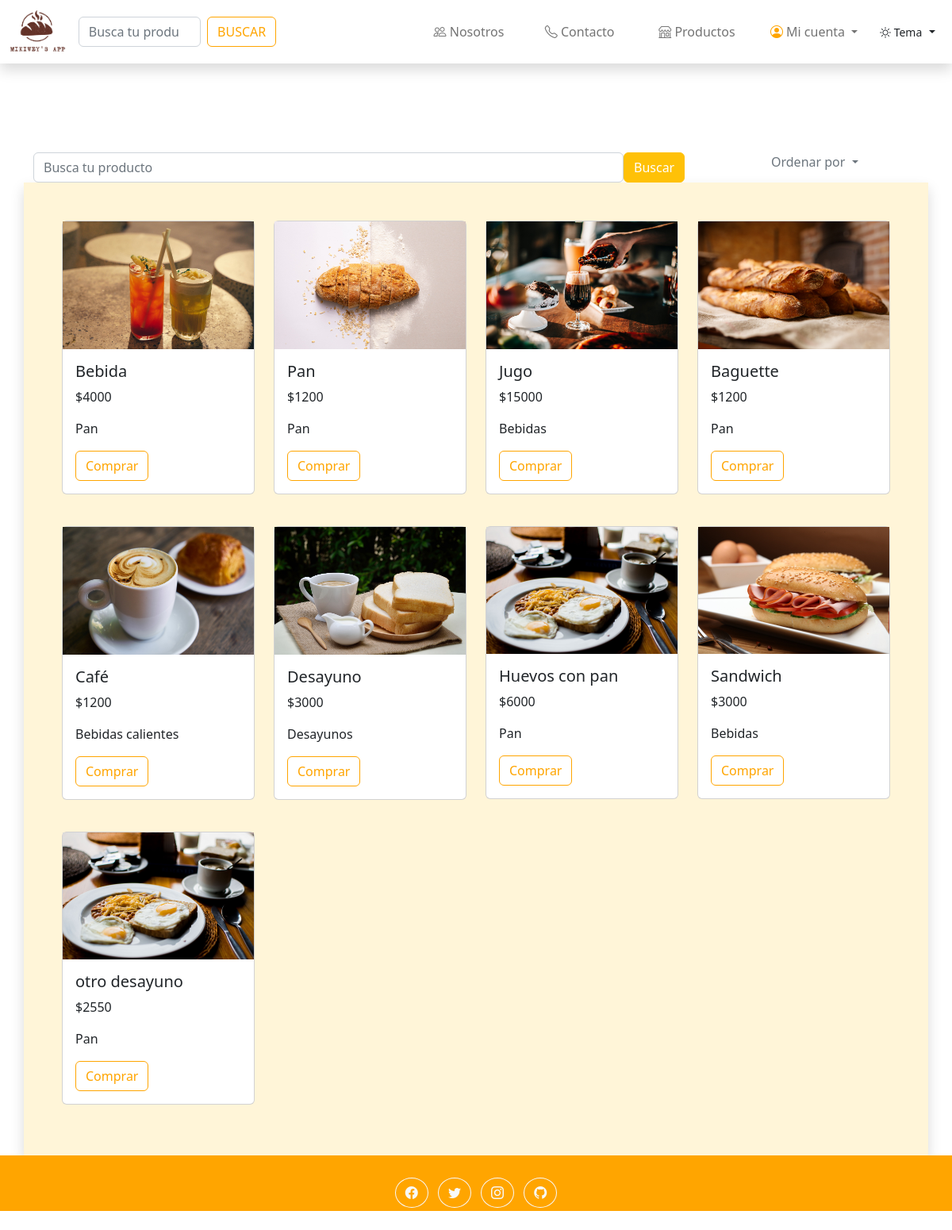
Page /view/user/productos.php on the committed database.
### tables this page shows
CREATE TABLE `inventario` (
  `id_inv` int(11) NOT NULL,
  `imagen` varchar(100) NOT NULL,
  `producto` varchar(100) NOT NULL,
  `descrip` varchar(50) NOT NULL,
  `preuni` varchar(50) NOT NULL,
  `cat` varchar(60) NOT NULL,
  `cantidad` varchar(50) NOT NULL
);

### model/inventario_select_all.php (called while the page is built)
<?php
$query = $db->query("SELECT * from inventario");
$inventario = $query;
?>

### view/user/productos.php (the view, shortened to what this page needs)
<?php
require('../../controller/conexion.php');
if(isset($_GET['search'])) {
  $busqueda=$_GET["search"];
  $mostrarArticulos = "SELECT * from inventario WHERE producto LIKE '%$busqueda%'";
  $query = $db->query($mostrarArticulos);
  $inventario = $query;
}
else{
  include('../../model/inventario_select_all.php');
}
?>
<!DOCTYPE html>
<html lang="es">
<head>
    <link href=" https://cdn.jsdelivr.net/npm/bootstrap@5.2.2/dist/css/bootstrap.min.css" rel="stylesheet">
    <link rel="stylesheet" href="../../css/styles.css">
    <link rel="stylesheet" href="https://cdn.jsdelivr.net/npm/bootstrap-icons@1.9.1/font/bootstrap-icons.css">
</head>
<body data-bs-theme="light">
<?php include('../include/header.php'); ?>
<div class="container justify-content-center mt-5 pt-5" id="main">
  <div class="row align-items-center pt-5">
  <form action="../../controller/productos_buscar.php" method="POST" class="form-inline d-flex">
    <div class="col-8">
    <input name="buscador" placeholder="Busca tu producto" class="form-control mr-sm-2" type="search" aria-label="Search">
    </div>
    <div class="col">
      <input class="btn btn-warning text-white" value="Buscar"  type="submit" name="buscar">
    </div>
    <div class="col ">
      <div class="dropdown">
        <a class="text-secondary dropdown-toggle" href="#" role="button" data-bs-toggle="dropdown" aria-expanded="false">
          Ordenar por
        </a>
      </div>
    </div>
   </form>
  </div>
</div>
<div class="container p-5 shadow d-flex color" id="main">
  <div class="row row-cols-1 row-cols-md-4 g-4">
    <?php foreach($inventario as $producto){ ?>
      <div class="col mb-3">
      <div class="card m-auto">
        <img src="../../IMG/inventario/<?php echo $producto['imagen']; ?>" class="img-fluid">
        <div class="card-body">
          <h5 class="card-title"><?php echo $producto['producto']; ?></h5>
          <p class="card-text ">$<?php echo $producto['preuni']; ?></p>
          <p class="card-text"><?php echo $producto['cat'];?></p>
          <a href="producto.php?id=<?=$producto['id_inv']?>" class="btn bordenaranja naranja bhovernaranja">Comprar</a>
        </div>
      </div>
    </div>
  <?php }?>
</div>
</div>
<footer class="bnaranja text-center text-white ">
    <div class="container p-4 pb-0">
      <section class="mb-4">
        <a class="btn btn-outline-light btn-floating m-1 rounded-circle" href="#!" role="button">
          <i class="bi bi-facebook"></i>
        </a>
        <a class="btn btn-outline-light btn-floating m-1 rounded-circle" href="#!" role="button">
          <i class="bi bi-twitter"></i>
        </a>
        <a class="btn btn-outline-light btn-floating m-1 rounded-circle" href="" role="button">
          <i class="bi bi-instagram"></i>
        </a>
        <a class="btn btn-outline-light btn-floating m-1 rounded-circle" href="https://github.com/mikiweys/mikiweys.github.io" role="button">
          <i class="bi bi-github"></i>
        </a>
      </section>
    </div>
  </footer>
</body>
</html>

### view/include/header.php (shortened to what this page needs)
<header>
  <nav id="navbar" class="navbar navbar-expand-xl bg-white fixed-top text-center align-items-center shadow">
    <div class="container-fluid d-flex ">
          <a class="navbar-brand containerzoom giroi " href="../../index.php">
            <img id="logo" src="../../IMG/todo/logo.png" alt="" class="img-fluid " width="100">
          </a>
      <form class="d-none d-xl-flex">
          <input class="form-control me-2" type="search" placeholder="Busca tu producto" id="search"/>
          <button class="btn bordenaranja naranja bhovernaranja" type="submit">BUSCAR</button>
      </form>
      <div class="collapse navbar-collapse container text-center justify-content-end lg-justify-content-center" id="navbarSupportedContent">
        <ul class="navbar-nav px-5 mx-5 ">
          <li class="  col-3 align-self-center text-center">
              <a class="nav-link  hovernaranja" href="nosotros.php">
                  <i class="bi bi-people"></i>
                  <span class="off ">Nosotros</span>
              </a>
          </li>
          <li class="  col-3 align-self-center text-center">
              <a class="nav-link  hovernaranja" href="contacto.php">
                  <i class="bi bi-telephone"></i>
                  <span class="off">Contacto</span>
              </a>
          </li>
          <li class=" mx-2 col-3 align-self-center text-center">
            <a class="nav-link hovernaranja" href="productos.php">
              <i class="bi bi-shop"></i>
                <span class="off">Productos</span>
            </a>
        </li>
          <li class=" dropdown  col-3 align-self-center text-center ">
              <a class="nav-link dropdown-toggle hovernaranja" href="#" id="navbarDropdown" role="button" data-bs-toggle="dropdown" aria-expanded="false">
                  <i class="bi bi-person-circle  naranja"></i>
                <span class="off">Mi cuenta</span>
              </a>
            </li>
            <div class="btn-group">
              <button type="button" class="btn dropdown-toggle " data-bs-toggle="dropdown" data-bs-display="static" aria-expanded="false">
                <small id="itoggle" class="bi bi-sun "> Tema</small>
              </button>
            </div>
            </div>
      </div>
  </nav>
  </header>
  <br><br>

### css/styles.css (style rules this page uses)
:root { --cafe:#5b281d; --colorcuadros:#fff5d8; --colorgeneral:#FFFAF4; --naranja:orange ; }
* { margin: 0px; padding:0px; box-sizing: border-box; }
a { text-decoration: none; }
.naranja { color: var(--naranja); }
.containerzoom { transition: all 500ms; }
.bordenaranja { border: solid 1px var(--naranja); }
.color { background:var(--colorcuadros); }
.bnaranja { background: var(--naranja); }

### rows in the picture
inventario: imagen (picture), producto "Bebida", preuni "4000", cat "Pan"
inventario: imagen (picture), producto "Pan", preuni "1200", cat "Pan"
inventario: imagen (picture), producto "Jugo", preuni "15000", cat "Bebidas"
inventario: imagen (picture), producto "Baguette", preuni "1200", cat "Pan"
inventario: imagen (picture), producto "Café", preuni "1200", cat "Bebidas calientes"
inventario: imagen (picture), producto "Desayuno", preuni "3000", cat "Desayunos"
inventario: imagen (picture), producto "Huevos con pan", preuni "6000", cat "Pan"
inventario: imagen (picture), producto "Sandwich", preuni "3000", cat "Bebidas"
inventario: imagen (picture), producto "otro desayuno", preuni "2550", cat "Pan"
